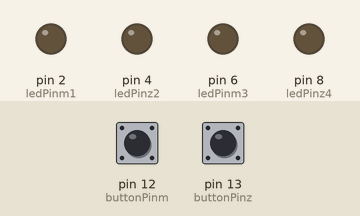
Recording of a sketch running on a simulated Arduino Uno, built with avr-gcc and run on an emulated ATmega328P. Shown: output pins drawn as LEDs (lit = HIGH). Inputs (shaded band) come from the test bench; at power-on: pin 12 (buttonPinm) LOW, pin 13 (buttonPinz) LOW.

Above: at 1.2 s.
1.3 s: pin 12 (buttonPinm) pulled HIGH for 0.15 s
At 1.37 s:
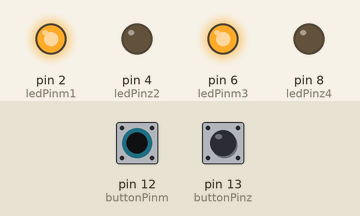
2.9 s: pin 13 (buttonPinz) pulled HIGH for 0.15 s
At 2.97 s:
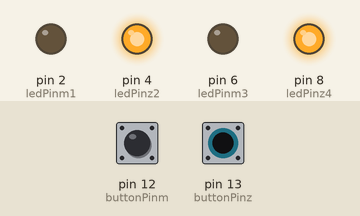
4.5 s: pin 13 (buttonPinz) pulled HIGH for 3.2 s
At 8.9 s:
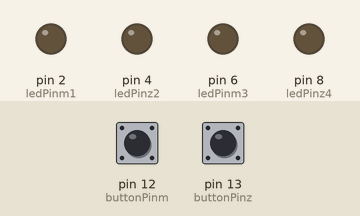
9.2 s: pin 12 (buttonPinm) pulled HIGH for 3.2 s
At 10.0 s:
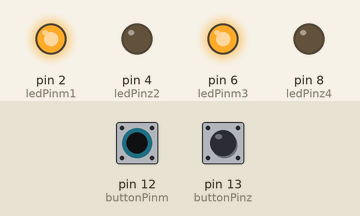
13.9 s: pin 12 (buttonPinm) driven HIGH and pin 13 (buttonPinz) driven HIGH
At 14.8 s:
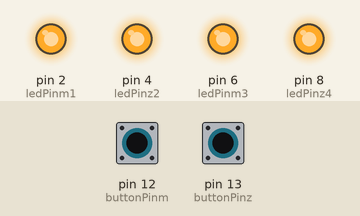
Timing chart, 0 to 16.4 s (numbered marks = the images above; inputs shaded):
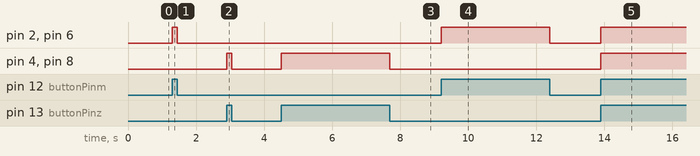

Measured:
- after the input at 1.3 s, pin 2 (ledPinm1), pin 6 (ledPinm3): LOW → HIGH at once, → LOW 0.15 s later
- after the input at 2.9 s, pin 4 (ledPinz2), pin 8 (ledPinz4): LOW → HIGH at once, → LOW 0.15 s later
- after the input at 4.5 s, pin 4 (ledPinz2), pin 8 (ledPinz4): LOW → HIGH at once, → LOW 3.2 s later
- after the input at 9.2 s, pin 2 (ledPinm1), pin 6 (ledPinm3): LOW → HIGH at once, → LOW 3.2 s later
- after the input at 13.9 s, pin 2 (ledPinm1), pin 4 (ledPinz2), pin 6 (ledPinm3), pin 8 (ledPinz4): LOW → HIGH at once

The sketch:

ledblink.ino
```cpp
const int buttonPinm = 12;     // the number of the pushbutton pin
const int buttonPinz = 13;
const int ledPinm1 =  2;
const int ledPinm3 =  6;// the number of the LED pin
const int ledPinz2=  4;
const int ledPinz4 =  8;
// variables will change:
int buttonStatem = 0;         // variable for reading the pushbutton status
int buttonStatez = 0;
void setup() {
  // initialize the LED pin as an output:
  pinMode(ledPinm1, OUTPUT);
  pinMode(ledPinm3, OUTPUT);
  pinMode(ledPinz2, OUTPUT);
  pinMode(ledPinz4, OUTPUT);
  // initialize the pushbutton pin as an input:
  pinMode(buttonPinm, INPUT);
   pinMode(buttonPinz, INPUT);
}

void loop() {
  // read the state of the pushbutton value:

  buttonStatem = digitalRead(buttonPinm);
  buttonStatez = digitalRead(buttonPinz);
  // check if the pushbutton is pressed. If it is, the buttonState is HIGH:
  if (buttonStatem == HIGH) {
    // turn LED on:
    digitalWrite(ledPinm1, HIGH);
    digitalWrite(ledPinm3, HIGH);

  } else {
    // turn LED off:
    digitalWrite(ledPinm1, LOW);
    digitalWrite(ledPinm3, LOW);

  }
 if (buttonStatez == HIGH) {
    // turn LED on:
    digitalWrite(ledPinz2, HIGH);
     digitalWrite(ledPinz4, HIGH);
  } else {
    // turn LED off:
    digitalWrite(ledPinz2, LOW);
     digitalWrite(ledPinz4, LOW);
  }
}
```
